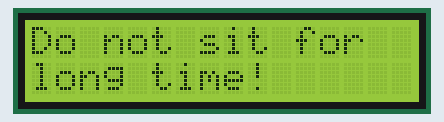
Recording of a program running on a simulated MicroPython board. Parts: 16×2 character LCD. Library files of the repository ran but are not shown: esp8266_i2c_lcd.py; what the program prints to the serial console is not drawn.

Above: at 0.1 s.
At 3.1 s:
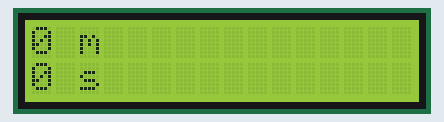
At 12.3 s:
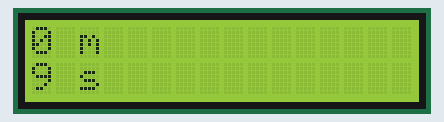
At 20.4 s:
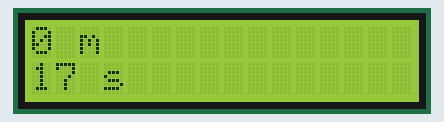
At 29.6 s:
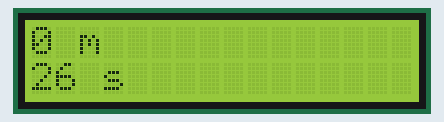
At 38.7 s:
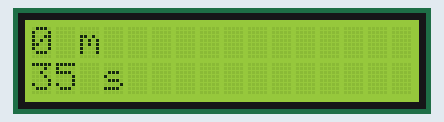

The program:

stand_up_please.py
```python
from machine import Pin, I2C
from time import sleep

from esp8266_i2c_lcd import I2cLcd

def button_status(button, expected_value):
    while True:
        if button.value() == expected_value:
            sleep(0.01)
            if button.value() == expected_value:
                return 0

class Timer:
    def __init__(self):
        self.time_point = [0, 0]
    def output(self, put_time):
            lcd.clear()
            lcd.move_to(0,0)
            lcd.putstr(str(self.time_point[0])+' m')
            lcd.move_to(0,1)
            lcd.putstr(str(self.time_point[1])+' s')
    def oh_time_is_up(self, lcd, expected_value):
        self.output(self.time_point)
        while True:
            sleep(1)
            self.time_point[1] += 1
            if self.time_point[1] == 60:
                self.time_point[1] = 0
                self.time_point[0] += 1
            self.output(self.time_point)
            if self.time_point == expected_value:
                return 1

    def clear(self):
        self.time_point = [0, 0]

'''
初始化1602
'''
DEFAULT_I2C_ADDR = 0x27
i2c = I2C(0, scl=Pin(9), sda=Pin(8), freq=400000)
print(i2c.scan())
lcd = I2cLcd(i2c, DEFAULT_I2C_ADDR, 2, 16)
lcd.putstr('Do not sit for  long time!')
sleep(3)

'''
初始化按钮
'''
button = Pin(21, Pin.IN, Pin.PULL_UP)

'''
初始化计时器数据
'''
time_point = [0, 0]

timer = Timer()
while True:
    timer.oh_time_is_up(lcd, [45,0])
    while button.value():
        print(button.value())
        lcd.backlight_off()
        sleep(0.5)
        lcd.backlight_on()
        sleep(0.5)
    timer.clear()
    sleep(5)
    button_status(button, 0)

        
```

Measured:
- what the display in image 0 shows lasts 3.0 s, from 0.1 s to 3.1 s
- what the display in image 1 shows lasts 1.0 s, from 3.1 s to 4.1 s
